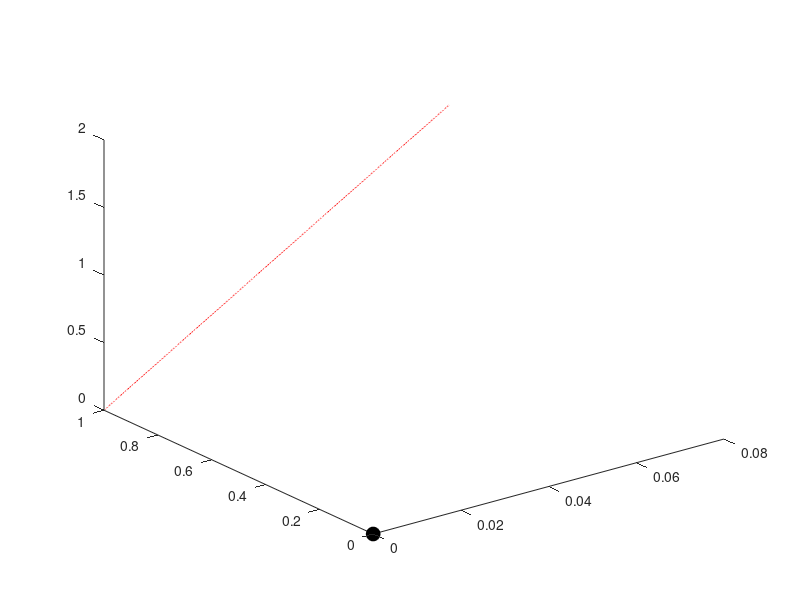

Write MATLAB code to recreate this figure. (Note: this script raises an error after producing the figure.)
t = 0:pi/1000:pi/2;
x = sin(0.05*t);
y = cos(0.05*t);
z = t;

t2 = pi/2:pi/1000:0;
x2 = t2;
y2 = sin(0.05*t2);
z2 = cos(0.05*t2);

ah = axes;
set(ah,'XLim',[min(x) max(x)],'YLim',[min(y) max(y)],...
    'ZLim',[min(z) max(z)]);
plot3(x,y,z,'Color','red');
hold on;
view(3);
hpoint = line('XData', 0,'YData', 0,'ZData', 0,'Color','black','Marker',...
    'o','MarkerSize',10,'MarkerFaceColor','black');
ht = hgtransform('parent',ah);
set(hpoint,'Parent',ht);
for i=2:length(x)
    tx = x(i);
    ty = y(i);
    tz = z(i);
    trans = makehgtform('translate',[tx ty tz]);
    set(ht,'Matrix',trans);
    drawnow limitrate
    pause(0.01);
end